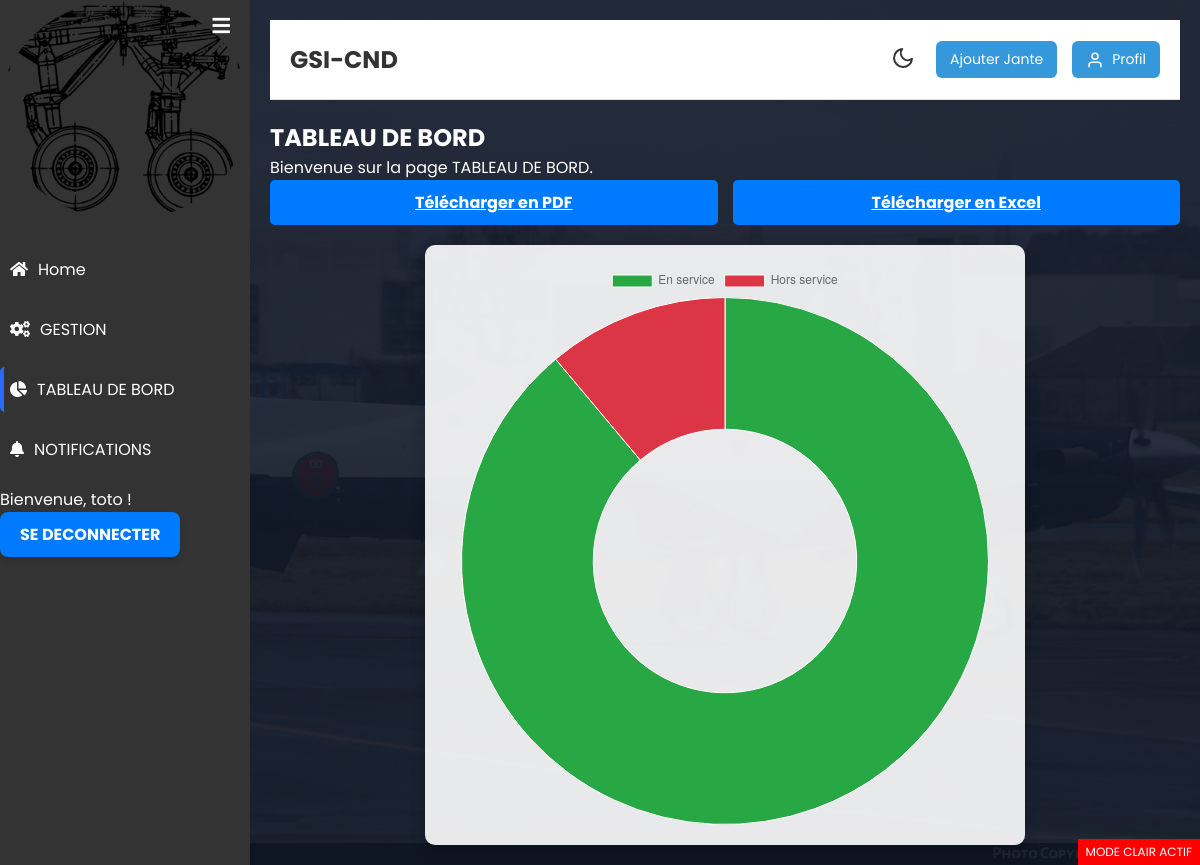
Page /TABLEAU_BORD/ (signed in) on the earlier database version.
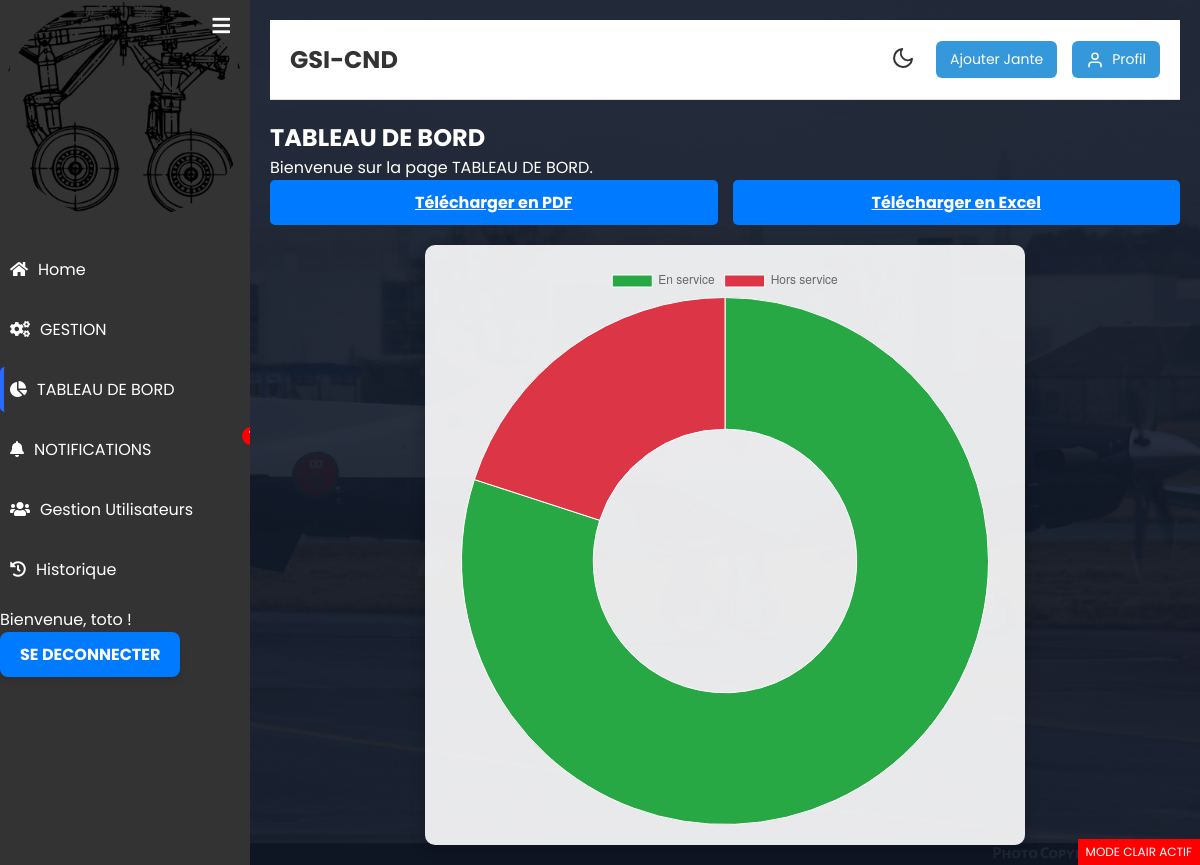
Same page on the later database version.
### blog/views.py (the view)
# urls.py: path('TABLEAU_BORD/', blog_views.tableau_bord_view, name='TABLEAU_BORD'),
@login_required
def tableau_bord_view(request):
    has_unread_notifications = Notification.objects.filter(is_read=False).exists()
    jantes = Jante.objects.all()
    total_jantes = jantes.count()
    jantes_en_service = jantes.exclude(prochain_ndi="HS").count()
    jantes_hors_service = jantes.filter(prochain_ndi="HS").count()
    return render(request, 'blog/TABLEAU_BORD.html', {
        'total_jantes': total_jantes,
        'jantes_en_service': jantes_en_service,
        'jantes_hors_service': jantes_hors_service,
        'has_unread_notifications': has_unread_notifications,
    })

### blog/context_processors.py (called while the page is built)
def notifications_processor(request):
    if request.user.is_authenticated:
        return {
            'notifications': Notification.objects.filter(is_read=False).order_by('-created_at')
        }
    return {}  # Ne retourne rien si l'utilisateur n'est pas connecté

### blog/templates/blog/TABLEAU_BORD.html (shortened to what this page needs)
{% extends "blog/base_blog.html" %}
{% block content %}
<h2>TABLEAU DE BORD</h2>
<p>Bienvenue sur la page TABLEAU DE BORD.</p>
<div class="download-buttons">
  <a href="{% url 'export_table_pdf' %}" class="action-button add">Télécharger en PDF</a>
  <a href="{% url 'export_table_excel' %}" class="action-button add">Télécharger en Excel</a>
</div>
<div class="chart-container">
  <canvas id="jantesChart"></canvas>
</div>
<script>
  const ctx = document.getElementById('jantesChart').getContext('2d');
  const jantesChart = new Chart(ctx, {
    type: 'doughnut', // Type de graphique
    data: {
      labels: ['En service', 'Hors service'],
      datasets: [{
        label: 'Jantes',
        data: [{{ jantes_en_service }}, {{ jantes_hors_service }}], // Données dynamiques
        backgroundColor: ['#28a745', '#dc3545'], // Couleurs distinctes
        hoverBackgroundColor: ['#218838', '#c82333'], // Couleurs au survol
        borderWidth: 1
      }]
    },
    options: {
      responsive: true,
      plugins: {
        legend: {
          position: 'top',
        },
      }
    }
  });
</script>
{% endblock content %}

### blog/templates/blog/zone_gauche.html (shortened to what this page needs)
{% load static %}
<div id="sidebar" class="sidebar">
    <button id="toggle-sidebar" title="Ouvrir / Fermer la barre latérale" class="sidebar-toggle">
        <i id="sidebar-icon" class="fas fa-bars"></i>
    </button>
    <div class="sidebar-header">
        <div class="app-icon">
            <img src="{% static 'img/jante.webp' %}" alt="Jante" style="width: 100%; height: auto;">
        </div>
    </div>
    <ul class="sidebar-list">
        <li class="sidebar-list-item {% if request.resolver_match.url_name == 'home' %}active{% endif %}">
            <a href="{% url 'home' %}">
                <i class="fas fa-home"></i>
                <span>Home</span>
            </a>
        </li>
        <li class="sidebar-list-item {% if request.resolver_match.url_name == 'gestion' %}active{% endif %}">
            <a href="{% url 'gestion' %}">
                <i class="fas fa-cogs"></i>
                <span>GESTION</span>
            </a>
        </li>
        <li class="sidebar-list-item {% if request.resolver_match.url_name == 'TABLEAU_BORD' %}active{% endif %}">
            <a href="{% url 'TABLEAU_BORD' %}">
                <i class="fas fa-chart-pie"></i>
                <span>TABLEAU DE BORD</span>
            </a>
        </li>
        <li class="sidebar-list-item {% if request.resolver_match.url_name == 'NOTIFICATIONS' %}active{% endif %}">
            <a href="{% url 'NOTIFICATIONS' %}" class="notification-link" style="position: relative;">
                <i class="fas fa-bell"></i>
                <span>NOTIFICATIONS</span>
                <span id="notif-count" class="notif-badge" style="display: none;">0</span>
            </a>
        </li>
        {% if user.is_superuser %}
        <li class="sidebar-list-item {% if request.resolver_match.url_name == 'user_management' %}active{% endif %}">
            <a href="{% url 'user_management' %}">
                <i class="fas fa-users"></i>
                <span>Gestion Utilisateurs</span>
            </a>
        </li>
        <li class="sidebar-list-item {% if request.resolver_match.url_name == 'action_history' %}active{% endif %}">
            <a href="{% url 'action_history' %}">
                <i class="fas fa-history"></i>
                <span>Historique</span>
            </a>
        </li>
        {% endif %}
    </ul>
    <div class="account-info">
        <div class="account-info-name">Bienvenue, {{ user.username }} !</div>
        {% if user.is_authenticated %}
            <a href="{% url 'logout' %}" class="logout-link">SE DECONNECTER</a>
        {% endif %}
    </div>
</div>
<link href="https://cdnjs.cloudflare.com/ajax/libs/font-awesome/5.15.4/css/all.min.css" rel="stylesheet">

Differences in the rows shown:
changed User "toto": is_superuser False → True (drawn)
Other differences:
chart data {{ jantes_hors_service }}: 1 → 2
text now shown: "Gestion Utilisateurs Historique"
